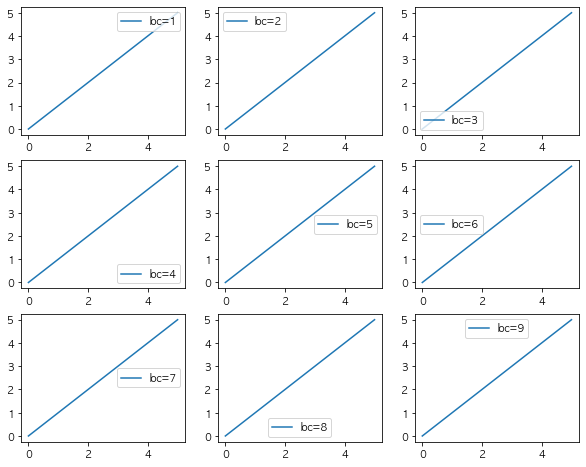
#> input picture class15/plt_legend_0627.png, 586 x 467 px
$ jupyter execute class15_0627_matplotlib_review.ipynb
#> lines starting #> are read from the running program, lines starting #| are printed output that depends on the picture
[cell 1]
from datetime import datetime
print("last update : ", datetime.today().strftime("%Y-%m-%d %H:%M"))

# matplotlib

[cell 2]
import matplotlib.pyplot as plt
import numpy as np

[cell 3]
y = np.array([3,11,2,10,7,3,1])
plt.plot(y, marker='s') # s:sqaure marker
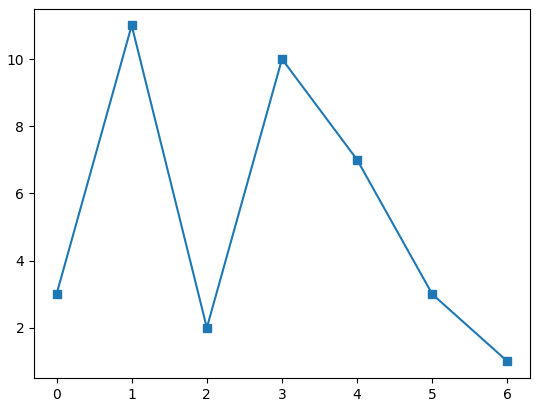
#> figure drawn by matplotlib, 1 panel

[cell 4]
plt.plot(y, ':*b')
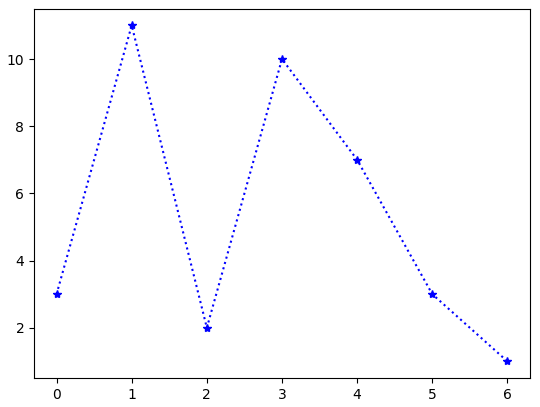
#> figure drawn by matplotlib, 1 panel

[cell 5]
plt.plot(y, marker='o', ms=15, mec='r', mfc='y')

??? IPython.display와 PIL 이 뭔지 모르겠다...

[cell 6]
import IPython.display as display
from PIL import Image

display.display(Image.open('./plt_legend_0627.png'))

#### 이미지 만들기
loc 값의 위치에 따라 범례 위치 확인!

[cell 7]
x = np.array([0,1,2,3,4,5])
y = x.copy()

fig, axes = plt.subplots(3,3, figsize=(10,8))
n = 1
for i in range(3):
    for j in range(3):
        axes[i][j].plot(x,y, label=f'loc={n}')
        axes[i][j].legend(loc=n)
        n += 1
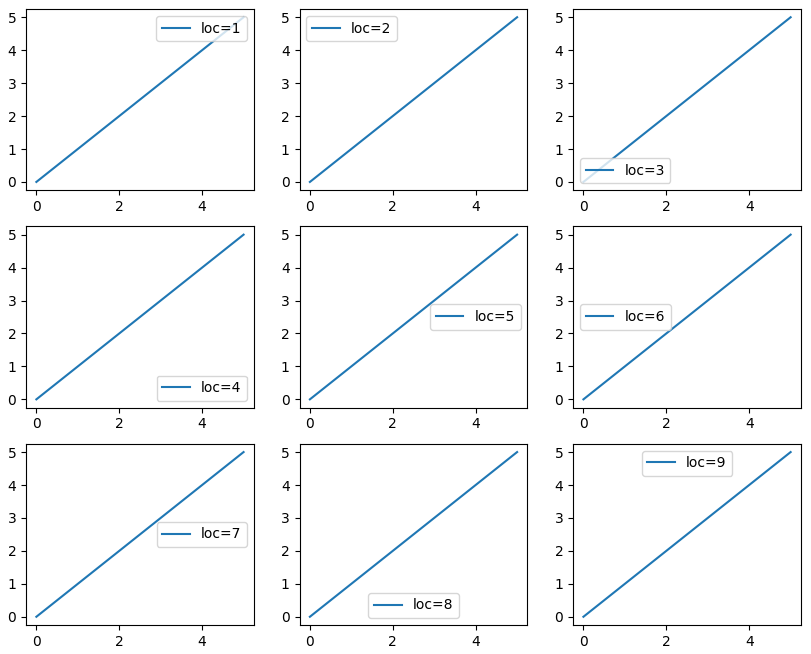
#> figure drawn by matplotlib, 9 panels

[cell 8]
# np.random.randint(low, high, size, dtype)
x = np.random.randint(10, size=10)
y = np.random.randint(80,100, size=10)
colors = np.array([0,10,20,30,40,45,50,55,60,70])
plt.scatter(x,y,c=colors, cmap='viridis')
plt.colorbar()
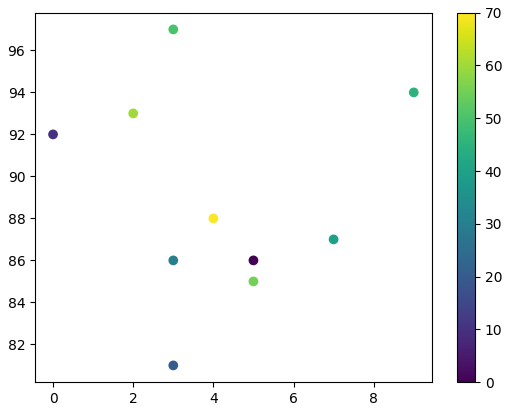
#> figure drawn by matplotlib, 2 panels

### bar plot

[cell 9]
cat = "a b c d e f g h i j" # 10개
y = cat.split(" ")
plt.bar(y,x, width=0.5) # width:막대기의 폭
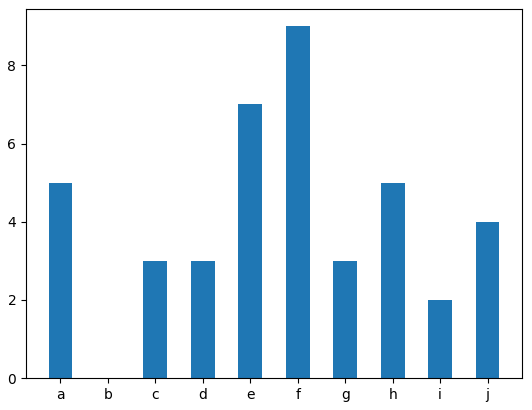
#> figure drawn by matplotlib, 1 panel; tallest bar 9 high, from x = 4.75 to 5.25

[cell 10]
plt.barh(y,x)
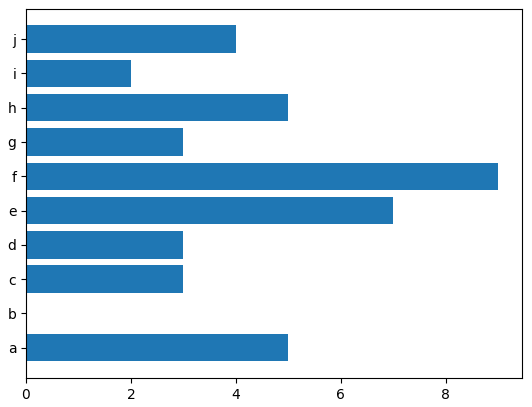
#> figure drawn by matplotlib, 1 panel

### rc
- 한글 패치

[cell 11]
from matplotlib import font_manager, rc
import matplotlib.pyplot as plt
import platform
import matplotlib

[cell 12]
path = 'C:/Windows/Fonts/malgun.ttf'
print(platform.system())

if platform.system() == 'Windows':
    font_name = font_manager.FontProperties(fname=path).get_name()
    rc(font, family=font_name)
elif platform.system() == "Darwin":
    rc('font',family='AppleGothic')
else :
    print("Unknown System")

matplotlib.rcParams['axes.unicode_minus'] = False

한글 패치 테스트

[cell 13]
import numpy as np

x = np.array([80, 85, 90, 95, 100, 105, 110, 115, 120, 125])
y = np.array([240, 250, 260, 270, 280, 290, 300, 310, 320, 330])

plt.plot(x, y)
plt.title("한국어 패치 테스트")
plt.xlabel("평균 기온")
plt.ylabel("평균 습도")
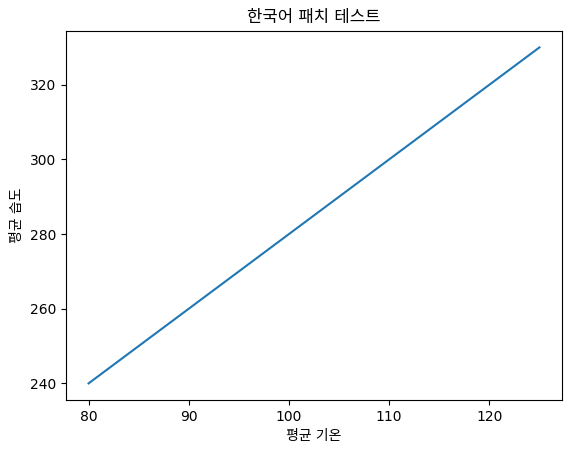
#> figure drawn by matplotlib, 1 panel; curve peaks at x = 125, y = 330
